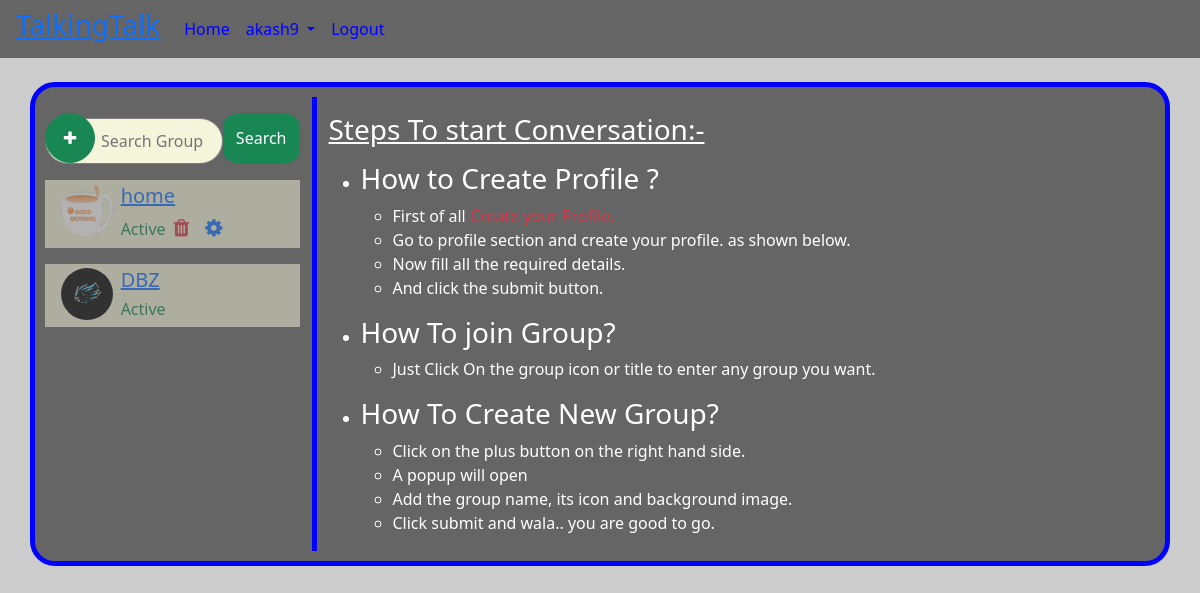
The app's page /index/ (signed in) with its own data.
### app/models.py (models this page shows)
class Group(models.Model):
    name = models.CharField(max_length=255)
    image = models.ImageField()
    background=models.ImageField()
    created_by = models.CharField(max_length=100,default="admin")
    timestamp = models.DateTimeField()
    def __str__(self):
        return self.name

class User_Group(models.Model):
    user=models.ForeignKey(User_Profile,on_delete=models.CASCADE)
    group=models.ForeignKey(Group,on_delete=models.CASCADE)
    status=models.BooleanField()
    def __str__(self):
        return self.user.user.username

### app/views.py (the view, shortened to what this page needs)
# urls.py: path('index/',views.index,name="index"),
def index(request):
    if request.method=="GET":
        mygroup=Group.objects.filter(created_by=request.user.username)
        print(mygroup,'==================mygroup======================')
        user_profile=User_Profile.objects.get(user=User.objects.get(username=request.user.username))
        print(user_profile,'==================user======================')
        joingroup=User_Group.objects.filter(user=user_profile)
        print(joingroup,'==================joingroup======================')
        allgroup=Group.objects.all()
        return render(request,'app/index.html',{'allgroup':allgroup,'mygroup':mygroup,'joingroup':joingroup})
    return redirect('index')

### app/models.py (called while the page is built)
    def __str__(self):
        return self.user.username

### app/templates/app/index.html (shortened to what this page needs)
{% load static%}
<!DOCTYPE html>
<html lang="en">
<head>
    <link href="https://cdn.jsdelivr.net/npm/bootstrap@5.2.0-beta1/dist/css/bootstrap.min.css" rel="stylesheet"
>
    <link rel="stylesheet" href="https://cdnjs.cloudflare.com/ajax/libs/font-awesome/4.7.0/css/font-awesome.min.css">
</head>
<body style="background-image:url('https://picsum.photos/1024/780?grayscale'); background-size:cover">
    {% if user.is_authenticated %}
        <nav class="navbar navbar-expand-lg navbar-light text-primary"
            style="background-color: rgba(0, 0, 0, 0.5);">
            <h3 class="mx-3"><a  href="#">TalkingTalk</a></h3>
            <div class="collapse navbar-collapse" id="navbarSupportedContent">
                <ul class="navbar-nav mr-auto">
                    <li class="nav-item active">
                        <a class="nav-link" href="/index/">Home <span class="sr-only">(current)</span></a>
                    </li>
                    <li class="nav-item dropdown">
                        <a class="nav-link dropdown-toggle" href="#" id="navbarDropdown" role="button"
                            data-bs-toggle="dropdown" aria-haspopup="true" aria-expanded="false">
                            {{user.username}}
                        </a>
                    </li>
                    <li class="nav-item">
                        <a class="nav-link " href="/logout/">Logout</a>
                    </li>
                </ul>
            </div>
        </nav>
    <div class="container mt-4"
        style="border:5px solid blue; padding: 10px; border-radius: 25px; background-color: rgba(0, 0, 0, 0.5);">
        <div class="row">
            <div class="col-md-3" style="max-height:650px; overflow-x:auto; border-right: 5px solid blue;" id="loglog">
                <div>
                    <ul style="padding-left: 0px;">
                        <li class="my-3" style="list-style: none;" id="search_add">
                            <button class="btn btn-success" id="addgroupbutton" data-bs-toggle="modal"
                                data-bs-target="#exampleModal"><i class="fa fa-plus" aria-hidden="true"></i></button>
                            <form action="" method="POST" style="display:flex;">
                            <input type="text" placeholder="Search Group" id="searchinput" name="searchinput">
                            <input type="submit" class="btn btn-success" value="Search" style="border-radius: 25%;">
                        </form>
                        </li>
                        {%for i in mygroup%}
                        <li class="my-3" style="list-style: none;background-color: beige;" id="channel">
                            <div class="container">
                                <div class="row" style="display: flex;">
                                    <div class="col-md-3">
                                        <a href="/{{i.name}}/">
                                            <img src="{{i.image.url}}" alt="" id="myImg"
                                                style="height: 60px;width: 60px;border-radius: 100px;"
                                                class="p-1" /></a>
                                    </div>
                                    <div class="col-md-9">
                                        <h5 class="mt-1"><a href="/{{i.name}}/" id="div3">{{i.name}}</a></h5>
                                        <div style="display:flex;align-items: end;">
                                            <h6 class="text-success">Active</h6>
                                            {% if i.created_by == user.username%}
                                            <h5><a href="/delete_group/{{i.id}}/" class="mx-2" data-toggle="tooltip"
                                                    data-placement="top" title="Delete Group"><i
                                                        class="fa fa-trash text-danger" aria-hidden="true"></i></a></h5>
                                            <h5><a href="#" data-toggle="tooltip" class="mx-2" data-placement="top"
                                                    title="Settings"><i class="fa fa-cog text-primary"
                                                        aria-hidden="true"></i></a></h5>
                                            {%endif%}
                                        </div>
                                    </div>
                                </div>
                            </div>
                        </li>
                        {%endfor%}
                        {%for i in joingroup%}
                        <li class="my-3" style="list-style: none;background-color: beige;" id="channel">
                            <div class="container">
                                <div class="row" style="display: flex;">
                                    <div class="col-md-3">
                                        <a href="/{{i.group.name}}/">
                                            <img src="{{i.group.image.url}}" alt="" id="myImg"
                                                style="height: 60px;width: 60px;border-radius: 100px;"
                                                class="p-1" /></a>
                                    </div>
                                    <div class="col-md-9">
                                        <h5 class="mt-1"><a href="/{{i.group.name}}/" id="div3">{{i.group.name}}</a></h5>
                                        <div style="display:flex;align-items: end;">
                                            <h6 class="text-success">Active</h6>
                                        </div>
                                    </div>
                                </div>
                            </div>
                        </li>
                        {%endfor%}
                    </ul>
                </div>
            </div>
            <div class="col-md-9" id="div9">
                {%block chatbox%}
                <div style="color: white;">
                    <h3 class="my-3"><u>Steps To start Conversation:-</u></h3>
                    <ul>
                        <li>
                            <h3>How to Create Profile ?</h3>
                        </li>
                        <ul>
                            <li>First of all <span class="text-danger">Create your Profile.</span></li>
                            <li>Go to profile section and create your profile. as shown below.</li>
                            <li>Now fill all the required details.</li>
                            <li>And click the submit button.</li>
                        </ul>
                    </ul>
                    <ul>
                        <li>
                            <h3>How To join Group?</h3>
                            <ul>
                                <li>Just Click On the group icon or title to enter any group you want.</li>
                            </ul>
                        </li>
                    </ul>
                    <ul>
                        <li>
                            <h3>How To Create New Group?</h3>
                            <ul>
                                <li>Click on the plus button on the right hand side.</li>
                                <li>A popup will open</li>
                                <li>Add the group name, its icon and background image.</li>
                                <li>Click submit and wala.. you are good to go.</li>
                            </ul>
                        </li>
                    </ul>
                </div>
                {%endblock%}
            </div>
        </div>
    </div>
    <div>
        <div>
            <br>
        </div>
    </div>
    {% endif %}
</body>
</html>

### app/templates/app/index.html (style rules this page uses)
#searchinput { background-color: beige; padding: 10px; border: 1px solid gray; border-radius: 25px; margin-top: 5px; width: 100%; padding-left: 55px; }
#addgroupbutton { width: 50px; height: 50px; border-radius: 100%; position: absolute; }
#channel { opacity: 0.5; }
.nav-link { color:blue !important; }

### records on screen
Group: image (picture), name "home"
User_Group: group.image (picture), group.name "DBZ"

### other values on screen
{{ user.username }} "akash9"
